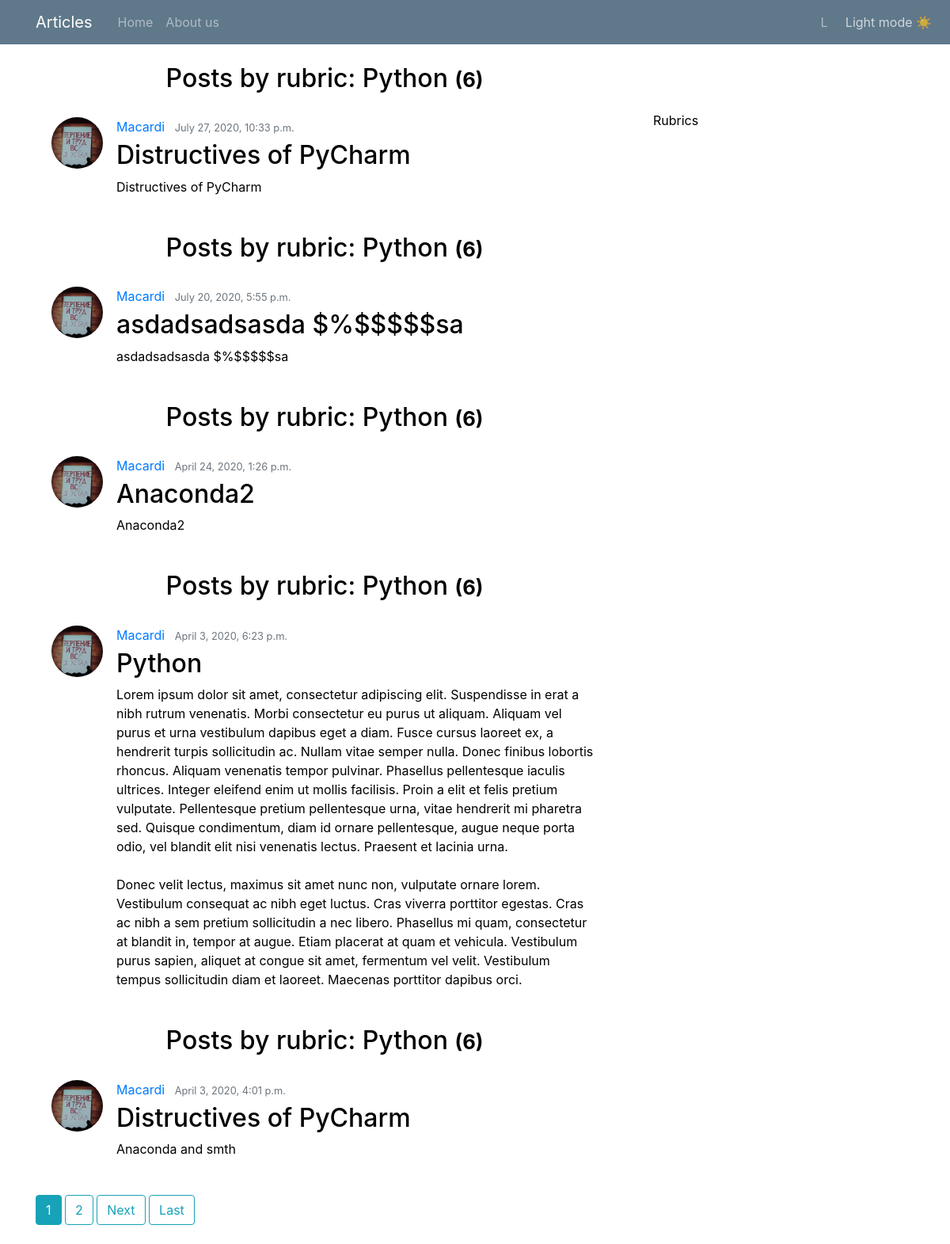
The page /rubrics/python/ on the database its author committed.
### mysite/apps/articles/models.py (models this page shows, shortened)
class Article(models.Model):
    article_title = models.CharField('title of article', max_length = 70)
    article_text = models.TextField('text of article')
    slug = models.SlugField(unique = True)
    author_article = models.ForeignKey(User, on_delete=models.CASCADE)
    rubric = models.ForeignKey('Rubric', null = True, on_delete = models.PROTECT, blank=True)
    pub_date = models.DateTimeField('date of publication', auto_now_add = True)
    image = models.ImageField('image', blank=True, upload_to='articles_images')
    '''class Meta:
        verbose_name = 'Статья'
        verbose_name_plural = 'Статьи'''

class Rubric(models.Model):
    rubric_name = models.CharField(max_length=50, unique=True)
    rubric_slug = models.SlugField(max_length=50, unique=True)

### mysite/apps/accounts/models.py (models this page shows, shortened)
class Profile(models.Model):
    user = models.OneToOneField(User, on_delete=models.CASCADE)
    image = models.ImageField(default='profile_pics/default.png', upload_to='profile_pics')
    info = models.TextField('Write something about your self', blank=True, max_length = 375)

### mysite/apps/articles/views.py (the view)
# urls.py: path('rubrics/<slug:rubric_slug>/', RubricArticlesListView.as_view(), name='by_rubric'),
class RubricArticlesListView(ListView):
    model = Rubric
    template_name = 'articles/by_rubric.html'
    context_object_name = 'by_rubric'
    ordering = ['-pub_date']
    paginate_by = 5
    def get_queryset(self):
        by_rubric = get_object_or_404(
        Rubric,
        rubric_slug=self.kwargs.get('rubric_slug'))
        return Article.objects.filter(rubric_id=by_rubric).order_by('-pub_date')

### blogs_app_repo/blogs_app/mysite/apps/articles/templates/articles/by_rubric.html (shortened to what this page needs)
{% extends 'base.html' %}
{% block content %}
{% if by_rubric %}
  {% for a in by_rubric %}
  <h2 id="posts_by">Posts by rubric: {{a.rubric.rubric_name}} <small><strong>
    ({{ page_obj.paginator.count }})</strong></small></h2>
  <article class="media content-section">
    <img class="rounded-circle article-img" src="{{ a.author_article.profile.image.url }}">
    <div class="media-body">
      <div class="article-metadata">
        <a class="mr-2" href="{% url 'articles:user_articles' a.author_article.username %}">{{ a.author_article }}</a>
        <small class="text-muted">{{ a.pub_date }}</small>
      </div>
    <h2><a class="article-title" href="{% url 'articles:detail' slug=a.slug %}">{{ a.article_title }}</a></h2>
    <p class="article-content">{{ a.article_text }}</p>
    </div>
  </article>
  {% endfor %}
{% else %}
    No articles found by this rubric! )=
{% endif %}
{% if is_paginated %}
      {% for num in page_obj.paginator.page_range %}
        {% if page_obj.number == num %}
          <a class="btn btn-info mb-4" href="?page={{ num }}">{{ num }}</a>
        {% elif num > page_obj.number|add:'-3' and num < page_obj.number|add:'3' %}
          <a class="btn btn-outline-info mb-4" href="?page={{ num }}">{{ num }}</a>
        {% endif %}
      {% endfor %}
      {% if page_obj.has_next %}
        <a class="btn btn-outline-info mb-4" href="?page={{ page_obj.next_page_number }}">Next</a>
        <a class="btn btn-outline-info mb-4" href="?page={{ page_obj.paginator.num_pages }}">Last</a>
      {% endif %}
    {% endif %}
{% endblock %}

### mysite/static/assets/main.css (style rules this page uses)
body { background-color: var(--color-secondary) !important; color: var(--font-color) !important; margin-top: 5rem !important; }
h1, h2, h3, h4, h5, h6 { color: var(--font-color) !important; }
img { opacity: var(--image-opacity); filter: var(--image-filter); border-radius: 5px; }
.content-section { background: var(--color-primary); padding: 10px 20px; border: 1px solid var(--border-color); border-radius: 5px; margin-bottom: 20px; position: relative; }
.article-title { color: var(--font-color); word-wrap:break-word !important; }
.article-content { white-space: pre-line; }
.article-img { height: 65px; width: 65px; margin-right: 17px; }
.article-metadata { padding-bottom: 1px; margin-bottom: 4px; border-bottom: 1px solid var(--border-color); }

### blogs_app_repo/blogs_app/mysite/apps/articles/templates/articles/by_rubric.html (style rules this page uses)
#posts_by { text-align: center; margin-bottom: 20px; }

### rows shown on the page
Article: rubric.rubric_name "Python", paginator.count "6", author_article.profile.image (picture), author_article "Macardi", pub_date "July 27, 2020, 10:33 p.m.", article_title "Distructives of PyCharm", article_text "Distructives of PyCharm"
Article: rubric.rubric_name "Python", paginator.count "6", author_article.profile.image (picture), author_article "Macardi", pub_date "July 20, 2020, 5:55 p.m.", article_title "asdadsadsasda $%$$$$$sa", article_text "asdadsadsasda $%$$$$$sa"
Article: rubric.rubric_name "Python", paginator.count "6", author_article.profile.image (picture), author_article "Macardi", pub_date "April 24, 2020, 1:26 p.m.", article_title "Anaconda2", article_text "Anaconda2"
Article: rubric.rubric_name "Python", paginator.count "6", author_article.profile.image (picture), author_article "Macardi", pub_date "April 3, 2020, 6:23 p.m.", article_title "Python", article_text "Lorem ipsum dolor sit amet, consectetur adipiscing elit. Suspendisse in erat a nibh rutrum venenatis. Morbi consectetur eu purus ut aliquam. Aliquam vel purus et urna vestibulum dapibus eget a diam. Fusce cursus laoreet ex, a hendrerit turpis sollicitudin ac. Nullam vitae semper nulla. Donec finibus lobortis rhoncus. Aliquam venenatis tempor pulvinar. Phasellus pellentesque iaculis ultrices. Integer eleifend enim ut mollis facilisis. Proin a elit et felis pretium vulputate. Pellentesque pretium pellentesque urna, vitae hendrerit mi pharetra sed. Quisque condimentum, diam id ornare pellentesque, augue neque porta odio, vel blandit elit nisi venenatis lectus. Praesent et lacinia urna. Donec…"
Article: rubric.rubric_name "Python", paginator.count "6", author_article.profile.image (picture), author_article "Macardi", pub_date "April 3, 2020, 4:01 p.m.", article_title "Distructives of PyCharm", article_text "Anaconda and smth"

### other values the page prints
{{ num }} "1"
{{ num }} "2"
